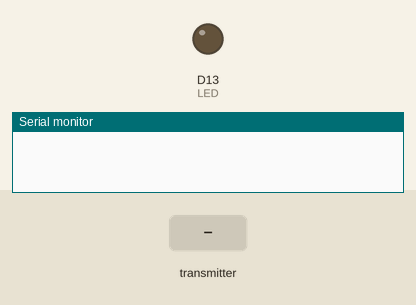
Recording of a sketch running on a simulated Arduino Zero (SAMD21). On the bench: output pins drawn as LEDs (lit = HIGH), the last lines printed to the serial monitor. Inputs (shaded band) come from the test bench. No radio packets arrive unless stated.

Above: at 2.2 s.
2.3 s: the transmitter starts sending buf.0 = -100
At 3.5 s:
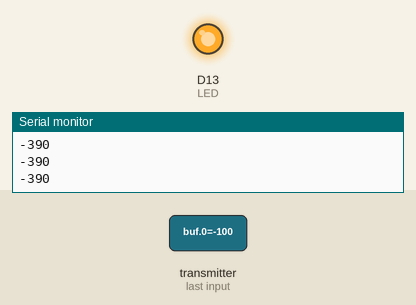
Timing chart, 0 to 5.3 s (numbered marks = the images above; inputs shaded):
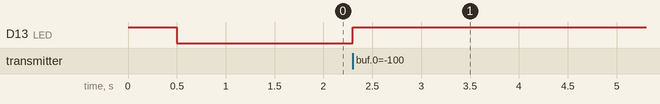

Measured:
- after the input at 2.3 s, D13 (LED): LOW → HIGH at once

The sketch:

gA_VibCheck_Receiver.ino
```cpp
/*
   Authors: Lisler Thomson
            Nivedita Rajendran
            Shadab Saiyed
   Description: This Code implements the Receiver end at the Elevator. It takes the Vibration/acccelerometer reading from LoRa and Transmits to Raspberry Pi over Serial USB
   Revision : C
   Date: 23.07.2019
*/

#include <SPI.h>

//Radio Head Library:
#include <RH_RF95.h>

RH_RF95 rf95(12, 6);

int LED = 13; //Status LED on pin 13

int packetCounter = 0; //Counts the number of packets sent
long timeSinceLastPacket = 0; //Tracks the time stamp of last packet received
float frequency = 921.2;

void setup()
{
  pinMode(LED, OUTPUT);

  // INitialise SerialUSB
  SerialUSB.begin(9600);
  while(!SerialUSB);

  //Initialize the Radio.
  if (rf95.init() == false){
    while (1);
  }
  else{
  // An LED indicator to let us know radio initialization has completed.
    digitalWrite(LED, HIGH);
    delay(500);
    digitalWrite(LED, LOW);
    delay(500);
  }

  rf95.setFrequency(frequency);

}

void loop()
{
  if (rf95.available()){
    // Should be a message for us now
    int8_t buf[RH_RF95_MAX_MESSAGE_LEN];
    uint8_t len = sizeof(buf)-1;

    if (rf95.recv((uint8_t*)buf, &len)){
      digitalWrite(LED, HIGH); //Turn on status LED
      timeSinceLastPacket = millis(); //Timestamp this packet

      SerialUSB.println(buf[0]*1000/256);
    }
  }

  //Turn off status LED if we haven't received a packet after 1s
  if(millis() - timeSinceLastPacket > 1000){
    digitalWrite(LED, LOW); //Turn off status LED
    timeSinceLastPacket = millis(); //Don't write LED but every 1s
  }
}
```
